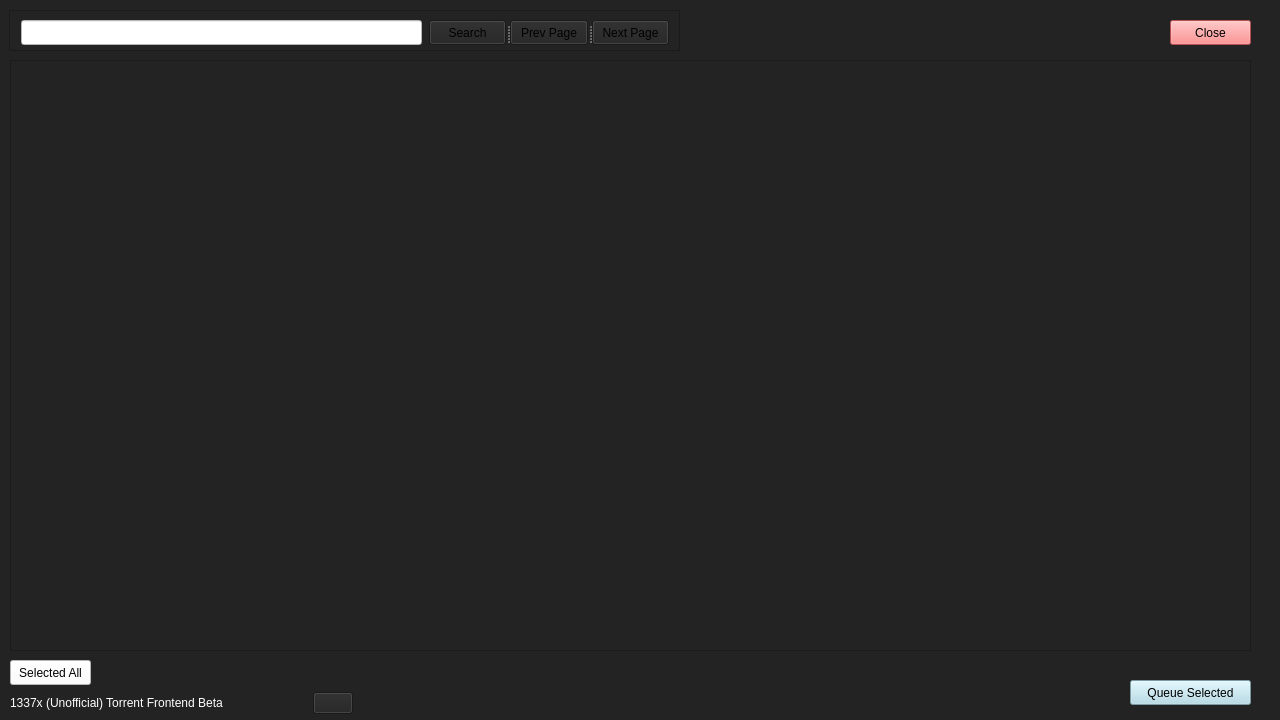
<?xml version="1.0" encoding="UTF-8"?>
<ui version="4.0">
 <class>MainWindow</class>
 <widget class="QMainWindow" name="MainWindow">
  <property name="geometry">
   <rect>
    <x>0</x>
    <y>0</y>
    <width>1280</width>
    <height>720</height>
   </rect>
  </property>
  <property name="windowTitle">
   <string>MainWindow</string>
  </property>
  <property name="autoFillBackground">
   <bool>false</bool>
  </property>
  <property name="styleSheet">
   <string notr="true">background-color: #232323;</string>
  </property>
  <property name="tabShape">
   <enum>QTabWidget::TabShape::Rounded</enum>
  </property>
  <widget class="QWidget" name="centralwidget">
   <widget class="QPushButton" name="queueSelected">
    <property name="geometry">
     <rect>
      <x>1130</x>
      <y>680</y>
      <width>121</width>
      <height>25</height>
     </rect>
    </property>
    <property name="toolTip">
     <string>&lt;html&gt;&lt;head/&gt;&lt;body&gt;&lt;p&gt;Queue all selected torrents into your torrent manager&lt;/p&gt;&lt;/body&gt;&lt;/html&gt;</string>
    </property>
    <property name="autoFillBackground">
     <bool>false</bool>
    </property>
    <property name="styleSheet">
     <string notr="true">background-color: lightblue;</string>
    </property>
    <property name="text">
     <string>Queue Selected</string>
    </property>
   </widget>
   <widget class="QScrollArea" name="scrollArea">
    <property name="geometry">
     <rect>
      <x>10</x>
      <y>60</y>
      <width>1241</width>
      <height>591</height>
     </rect>
    </property>
    <property name="widgetResizable">
     <bool>true</bool>
    </property>
    <widget class="QWidget" name="scrollAreaWidgetContents">
     <property name="geometry">
      <rect>
       <x>0</x>
       <y>0</y>
       <width>1239</width>
       <height>589</height>
      </rect>
     </property>
     <widget class="QWidget" name="verticalLayoutWidget">
      <property name="geometry">
       <rect>
        <x>10</x>
        <y>10</y>
        <width>1221</width>
        <height>571</height>
       </rect>
      </property>
      <layout class="QVBoxLayout" name="verticalLayout"/>
     </widget>
    </widget>
   </widget>
   <widget class="QFrame" name="searchNab">
    <property name="geometry">
     <rect>
      <x>9</x>
      <y>10</y>
      <width>671</width>
      <height>41</height>
     </rect>
    </property>
    <property name="styleSheet">
     <string notr="true"/>
    </property>
    <property name="frameShape">
     <enum>QFrame::Shape::StyledPanel</enum>
    </property>
    <property name="frameShadow">
     <enum>QFrame::Shadow::Raised</enum>
    </property>
    <widget class="QLineEdit" name="searchBox">
     <property name="geometry">
      <rect>
       <x>12</x>
       <y>10</y>
       <width>401</width>
       <height>25</height>
      </rect>
     </property>
     <property name="maximumSize">
      <size>
       <width>401</width>
       <height>16777215</height>
      </size>
     </property>
     <property name="styleSheet">
      <string notr="true">background-color: rgb(255, 255, 255);
color: rgb(0, 0, 0);</string>
     </property>
     <property name="text">
      <string/>
     </property>
    </widget>
    <widget class="QSplitter" name="splitter">
     <property name="geometry">
      <rect>
       <x>420</x>
       <y>10</y>
       <width>240</width>
       <height>25</height>
      </rect>
     </property>
     <property name="styleSheet">
      <string notr="true">QPushButton {
	background-color: white;
}
color: black;</string>
     </property>
     <property name="orientation">
      <enum>Qt::Orientation::Horizontal</enum>
     </property>
     <widget class="QPushButton" name="search">
      <property name="styleSheet">
       <string notr="true"/>
      </property>
      <property name="text">
       <string>Search</string>
      </property>
     </widget>
     <widget class="QPushButton" name="prevPage">
      <property name="styleSheet">
       <string notr="true"/>
      </property>
      <property name="text">
       <string>Prev Page</string>
      </property>
     </widget>
     <widget class="QPushButton" name="nextPage">
      <property name="styleSheet">
       <string notr="true"/>
      </property>
      <property name="text">
       <string>Next Page</string>
      </property>
     </widget>
    </widget>
   </widget>
   <widget class="QPushButton" name="closeButton">
    <property name="geometry">
     <rect>
      <x>1170</x>
      <y>20</y>
      <width>81</width>
      <height>25</height>
     </rect>
    </property>
    <property name="styleSheet">
     <string notr="true">background-color: rgb(255, 112, 112);</string>
    </property>
    <property name="text">
     <string>Close</string>
    </property>
    <property name="icon">
     <iconset theme="QIcon::ThemeIcon::ListRemove"/>
    </property>
   </widget>
   <widget class="QWidget" name="layoutWidget">
    <property name="geometry">
     <rect>
      <x>10</x>
      <y>690</y>
      <width>343</width>
      <height>26</height>
     </rect>
    </property>
    <layout class="QHBoxLayout" name="horizontalLayout">
     <item>
      <widget class="QLabel" name="label">
       <property name="minimumSize">
        <size>
         <width>301</width>
         <height>17</height>
        </size>
       </property>
       <property name="styleSheet">
        <string notr="true">font: 600 12pt &quot;URW Gothic&quot;;
color: rgb(255, 255, 255);</string>
       </property>
       <property name="text">
        <string>1337x (Unofficial) Torrent Frontend Beta</string>
       </property>
      </widget>
     </item>
     <item>
      <widget class="QPushButton" name="githubButton">
       <property name="text">
        <string/>
       </property>
       <property name="icon">
        <iconset>
         <normaloff>resources/github-142-svgrepo-com.svg</normaloff>resources/github-142-svgrepo-com.svg</iconset>
       </property>
      </widget>
     </item>
    </layout>
   </widget>
   <widget class="QPushButton" name="selectAllButton">
    <property name="geometry">
     <rect>
      <x>10</x>
      <y>660</y>
      <width>81</width>
      <height>25</height>
     </rect>
    </property>
    <property name="styleSheet">
     <string notr="true">background-color: white</string>
    </property>
    <property name="text">
     <string>Selected All</string>
    </property>
   </widget>
  </widget>
 </widget>
 <resources/>
 <connections/>
</ui>
